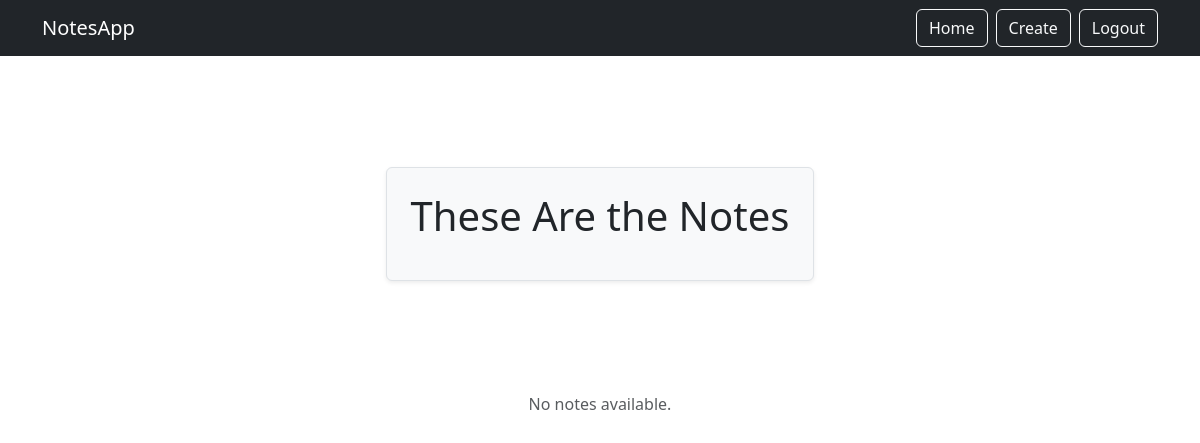
The app's page /smart/notes/ (signed in), older data.
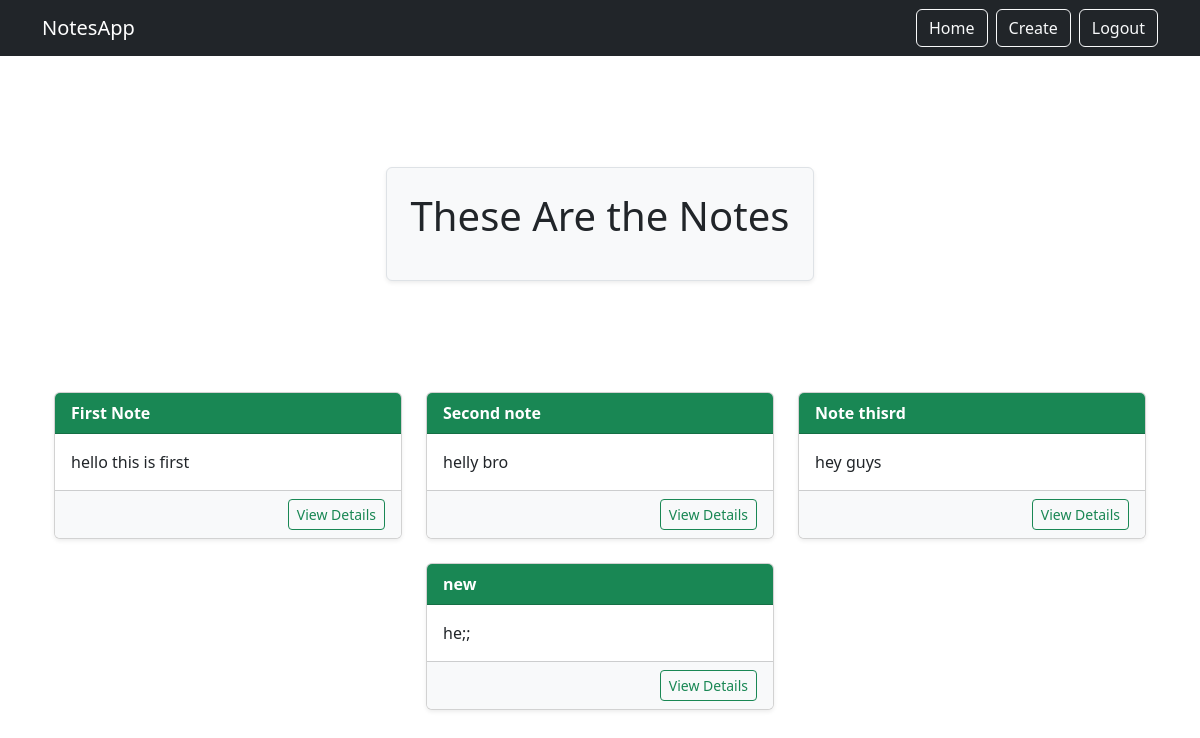
The same page, newer data.
### new_notes/models.py (models this page shows, shortened)
class Notes(models.Model):
    title=models.CharField(max_length=200)
    text=models.TextField()
    user=models.ForeignKey(User,on_delete=models.CASCADE,related_name='notes')

### new_notes/views.py (the view)
# urls.py: path('notes/', views.NotesList.as_view(), name="notes.list"),
class NotesList(LoginRequiredMixin, ListView):
    model = Notes
    context_object_name = "notes"
    template_name = "notes_list.html"
    login_url="/login"
    def get_queryset(self):
        return self.request.user.notes.all()

### templates/notes_list.html
{% extends "base.html" %}
{% block content %}
<div class="d-flex justify-content-center align-items-center" style="min-height: 30vh;">
  <div class="home-holder text-center p-4 border rounded shadow-sm bg-light">
    <div class="notes-list-heading">
      <h1 class="fs-1 mb-3">These Are the Notes</h1>
    </div>
  </div>
</div>
<div class="container my-5">
  <div class="row justify-content-center">
    {% for note in notes %}
      <div class="col-md-4 mb-4 d-flex">
        <div class="card w-100 shadow-sm">
          <div class="card-header bg-success text-white">
            <strong>{{ note.title }}</strong>
          </div>
          <div class="card-body">
            <p class="card-text">{{ note.text|truncatechars:100 }}</p>
          </div>
          <div class="card-footer bg-light text-end">
            <a href="{% url 'notes.detail' pk=note.id %}" class="btn btn-outline-success btn-sm">
              View Details
            </a>
          </div>
        </div>
      </div>
    {% empty %}
      <div class="col-12 text-center">
        <p class="text-muted">No notes available.</p>
      </div>
    {% endfor %}
  </div>
</div>
{% endblock %}

### templates/base.html (shortened to what this page needs)
<!doctype html>
<html lang="en">
  <head>
    <link
      rel="stylesheet"
      href="https://cdn.jsdelivr.net/npm/bootstrap@5.3.8/dist/css/bootstrap.min.css"
    />
  </head>
  <body>
    <nav class="navbar navbar-expand-lg navbar-dark bg-dark">
      <div class="container">
        <a class="navbar-brand" href="{% url 'home' %}">NotesApp</a>
        <div class="ms-auto d-flex gap-2">
          {% if user.is_authenticated %}
            <a class="btn btn-outline-light" href="{% url 'notes.list' %}">Home</a>
            <a class="btn btn-outline-light" href="{% url 'notes.new' %}">Create</a>
            <a class="btn btn-outline-light" href="{% url 'logout' %}">Logout</a>
          {% else %}
            <a class="btn btn-outline-light" href="{% url 'login' %}">Login</a>
            <a class="btn btn-outline-light" href="{% url 'signup' %}">Signup</a>
          {% endif %}
        </div>
      </div>
    </nav>
    <div class="container my-5">
      {% block content %}
      {% endblock %}
    </div>
  </body>
</html>

Row changes from the older to the newer data that the page shows:
added Notes: title "First Note", text "hello this is first"
added Notes: title "Second note", text "helly bro"
added Notes: title "Note thisrd", text "hey guys"
added Notes: title "new", text "he;;"
Text that changed along with them:
text no longer shown: "No notes available."
